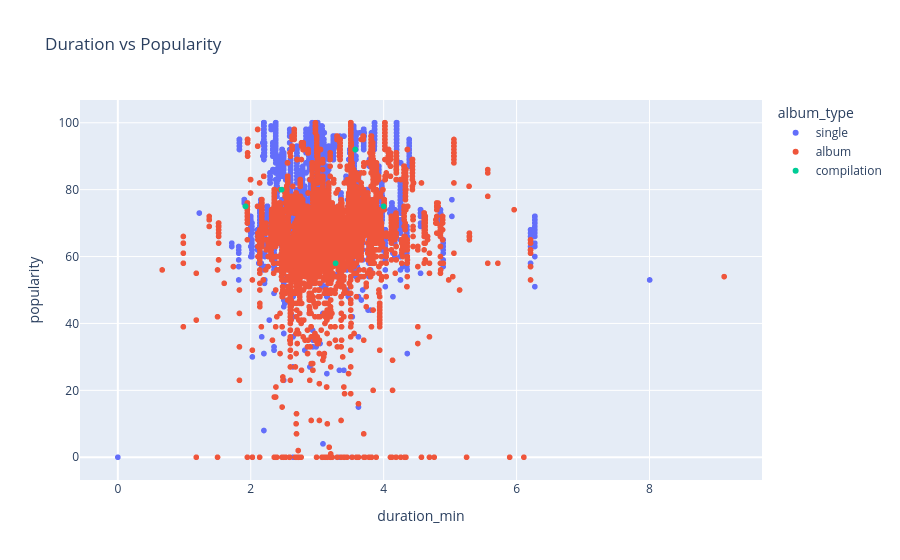

Notebook code for this chart:
### Code cell
px.scatter(df,x="duration_min",y="popularity",color="album_type",title="Duration vs Popularity")

### Figure 1 — Plotly figure (JSON) as saved in the notebook; plotly's stock layout.template omitted (floating-point values rounded to 4 significant figures; data arrays with more than 128 entries replaced by an {"elided": "..."} marker saying what was removed)
{"data": [{"hovertemplate": "album_type=single<br>duration_min=%{x}<br>popularity=%{y}<extra></extra>", "legendgroup": "single", "marker": {"color": "#636efa", "symbol": "circle"}, "mode": "markers", "name": "single", "showlegend": true, "type": "scattergl", "x": {"elided": "13086 float values"}, "xaxis": "x", "y": {"elided": "13086 int values"}, "yaxis": "y"}, {"hovertemplate": "album_type=album<br>duration_min=%{x}<br>popularity=%{y}<extra></extra>", "legendgroup": "album", "marker": {"color": "#EF553B", "symbol": "circle"}, "mode": "markers", "name": "album", "showlegend": true, "type": "scattergl", "x": {"elided": "14686 float values"}, "xaxis": "x", "y": {"elided": "14686 int values"}, "yaxis": "y"}, {"hovertemplate": "album_type=compilation<br>duration_min=%{x}<br>popularity=%{y}<extra></extra>", "legendgroup": "compilation", "marker": {"color": "#00cc96", "symbol": "circle"}, "mode": "markers", "name": "compilation", "showlegend": true, "type": "scattergl", "x": [3.276, 3.572, 1.921, 3.999, 2.463, 3.572, 1.921, 3.572, 1.921], "xaxis": "x", "y": [58, 92, 75, 75, 80, 92, 75, 92, 75], "yaxis": "y"}], "layout": {"legend": {"title": {"text": "album_type"}, "tracegroupgap": 0}, "title": {"text": "Duration vs Popularity"}, "xaxis": {"anchor": "y", "domain": [0, 1], "title": {"text": "duration_min"}}, "yaxis": {"anchor": "x", "domain": [0, 1], "title": {"text": "popularity"}}}}
